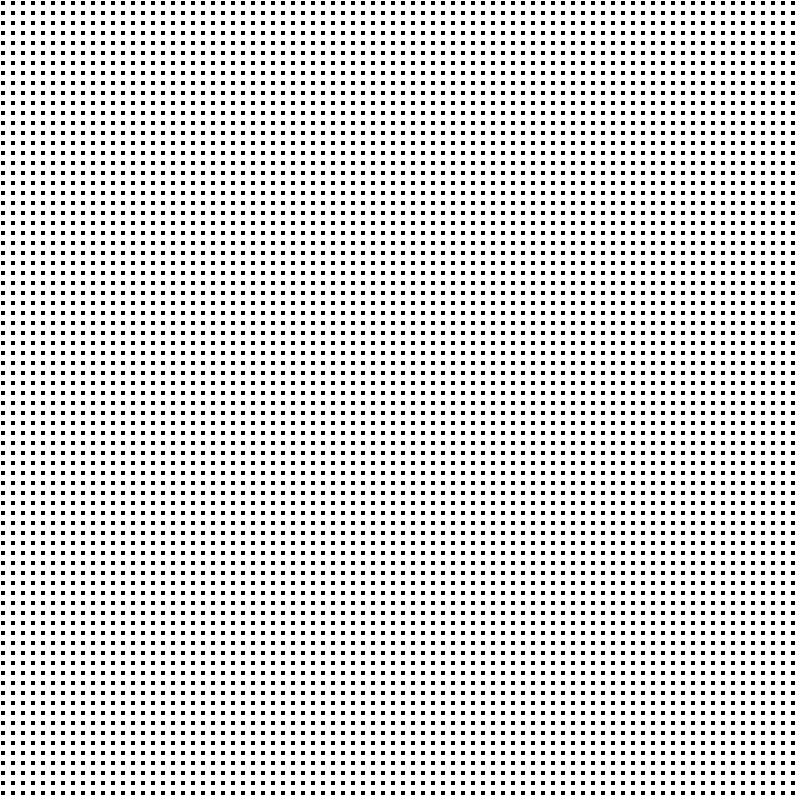
Frame 1 (no input)
Frame 60 (the mouse pressed at the canvas centre just before this capture): identical to frame 1, image omitted
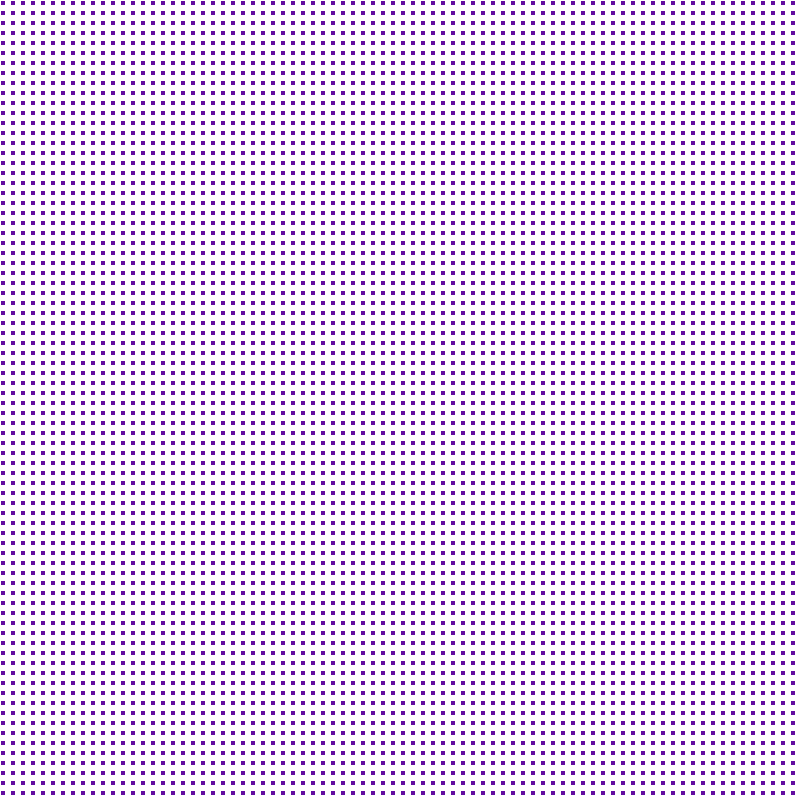
Frame 120 (the mouse held since frame 60 and released just before this capture)

The Processing sketch that drew these frames (run headless with seeded random() and noise(); from frame 60 on, the mouse is pressed at the canvas centre):

// Processing sketch: Exercise_3
// ── Exercise_3.pde

int x = 0;
int  y = 0;
float a; 
float b; 
float c;
int x1=5;
int x2=5;

void setup() {
size (800, 800); 
background(255);
}

void draw() {
  stroke(255); 
   for (x =0; x<800; x=x+x1+5)
  for(y=0; y<800; y=y+x2+5)
  {
    fill (a,b,c);
  rect(x,y,x1,x2);
  
 // if mousePressed() //
  

}
if (mousePressed == true){
    a=random(0,255);
    b=random(0,255); 
    c=random(0,255);
    }
}

void keyPressed(){
if (key==CODED){
  if(keyCode ==UP){
   x1=x1+10;
   x2=x2+10;
  }
  if(keyCode ==DOWN){
    x1=x1-10;
    x2=x2-10;
}}
}
 
 
